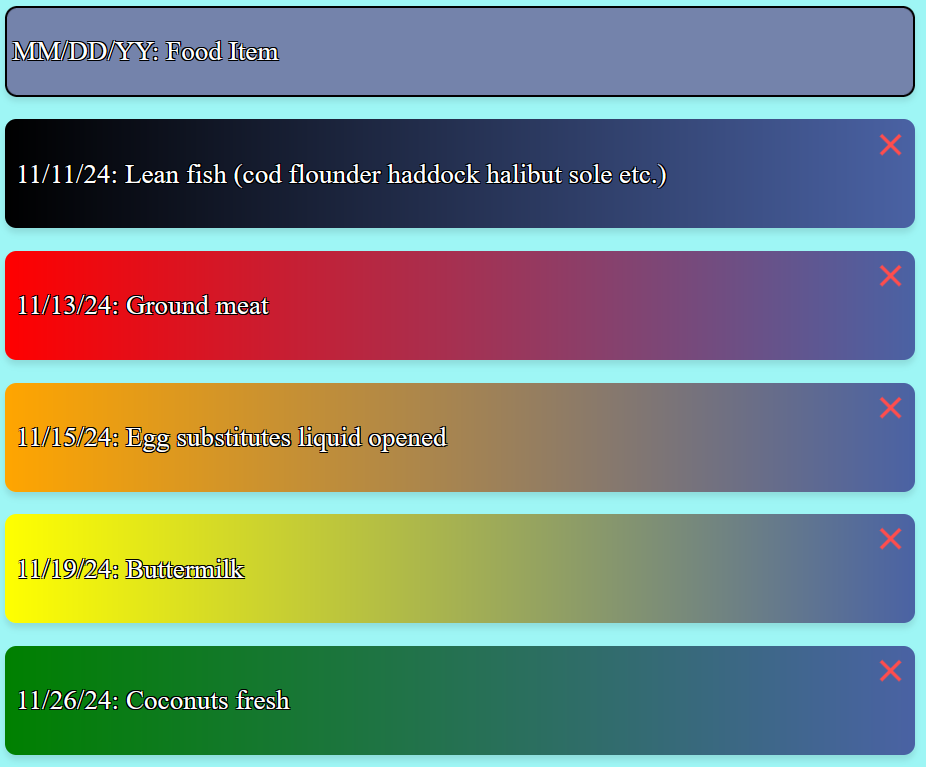
#> input picture Other/img/foo.png, 926 x 767 px
$ python imgFixer.py
#> lines starting #> are read from the running program, lines starting #| are printed output that depends on the picture
import os
from PIL import Image


OUTPUT = "./output/"


# [52 lines left out: functions remove_dark, remove_white, remove_grey, not called in this run]


def remove_blue(img, name):
#> called with img = './img/foo.png', name = 'foo.png'
    img = Image.open(img)
#> img is the input picture: PIL image 926x767 RGBA; mean R, G, B, A 120.9, 132.1, 122.4, 255
    rgba = img.convert("RGBA")
    datas = rgba.getdata()

    newData = []

    for item in datas:
        if (120 <= item[0] <= 165) and (200 <= item[1] <= 260) and (200 <= item[2] <= 255):
            newData.append((255, 255, 255, 0))
        else:
            newData.append(item)
#> after the loop, newData = 710242 items

    rgba.putdata(newData)
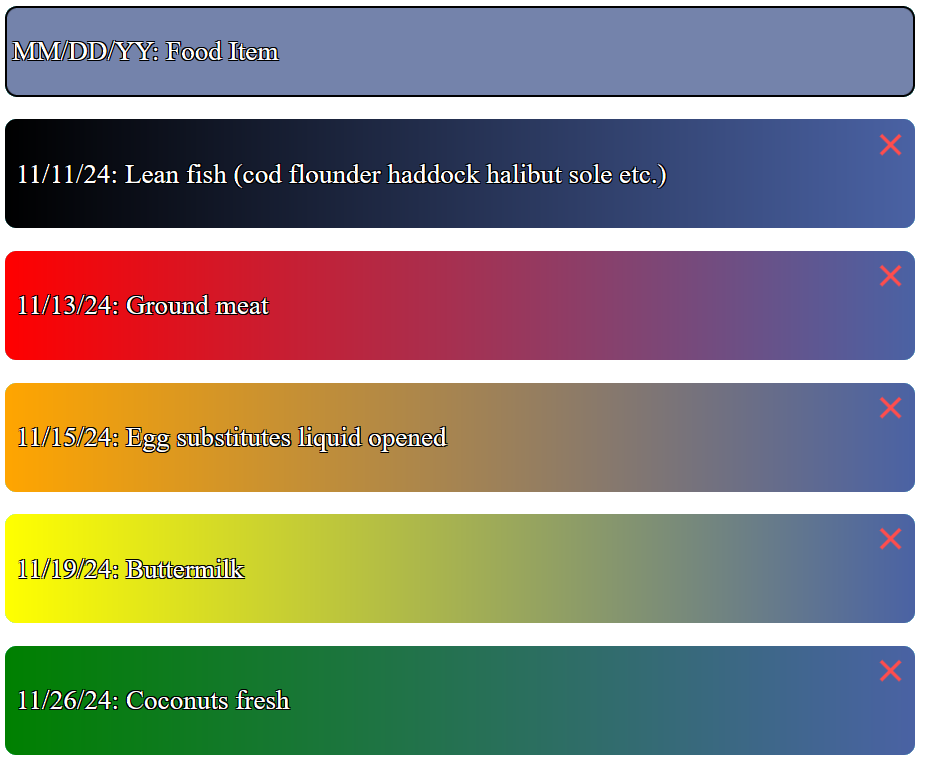
#> rgba: PIL image 926x767 RGBA; mean R, G, B, A 139.6, 134.8, 125.3, 207.4; transparent parts drawn white
    rgba.save(f"{OUTPUT}{name}", "PNG")
    return


# [6 lines left out: function fix_types, not called in this run]


if __name__ == "__main__":
    remove_blue("./img/foo.png", "foo.png")
